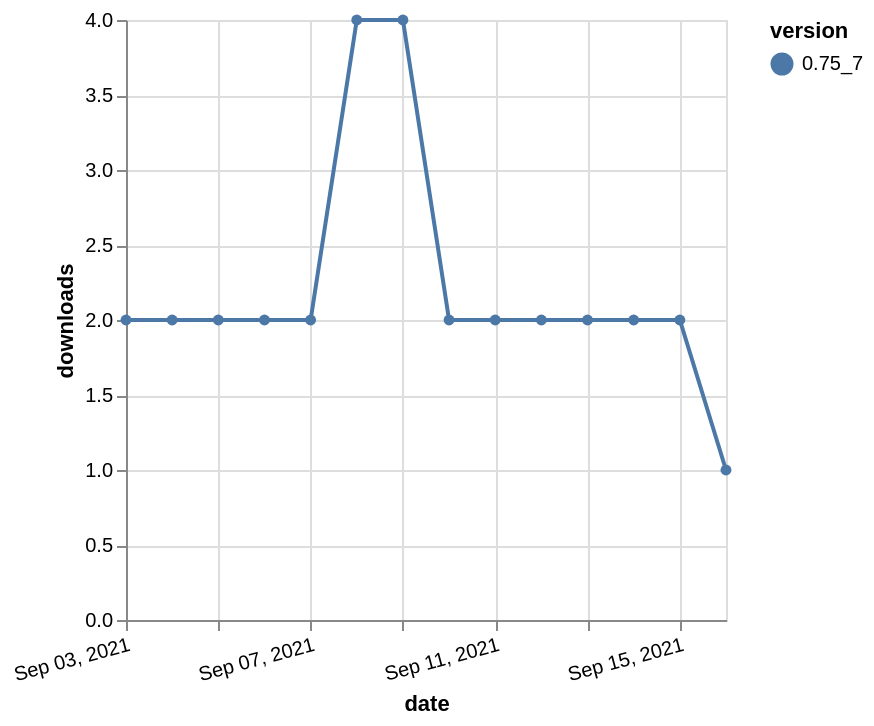

Vega-Lite specification for this chart:
### Vega-Lite specification from a JSON file in a GitHub repository (floating-point values rounded to 4 significant figures)
{"$schema": "https://vega.github.io/schema/vega-lite/v5.json", "description": "A simple bar chart with embedded data.", "data": {"values": [{"date": "2021-09-03", "total": 4496, "delta": 2, "version": "0.75_7"}, {"date": "2021-09-04", "total": 4498, "delta": 2, "version": "0.75_7"}, {"date": "2021-09-05", "total": 4500, "delta": 2, "version": "0.75_7"}, {"date": "2021-09-06", "total": 4502, "delta": 2, "version": "0.75_7"}, {"date": "2021-09-07", "total": 4504, "delta": 2, "version": "0.75_7"}, {"date": "2021-09-08", "total": 4508, "delta": 4, "version": "0.75_7"}, {"date": "2021-09-09", "total": 4512, "delta": 4, "version": "0.75_7"}, {"date": "2021-09-10", "total": 4514, "delta": 2, "version": "0.75_7"}, {"date": "2021-09-11", "total": 4516, "delta": 2, "version": "0.75_7"}, {"date": "2021-09-12", "total": 4518, "delta": 2, "version": "0.75_7"}, {"date": "2021-09-13", "total": 4520, "delta": 2, "version": "0.75_7"}, {"date": "2021-09-14", "total": 4522, "delta": 2, "version": "0.75_7"}, {"date": "2021-09-15", "total": 4524, "delta": 2, "version": "0.75_7"}, {"date": "2021-09-16", "total": 4525, "delta": 1, "version": "0.75_7"}]}, "width": "container", "mark": {"type": "line", "point": {"filled": true}}, "encoding": {"x": {"field": "date", "type": "temporal", "timeUnit": "yearmonthdate", "title": "date", "axis": {"labelAngle": -15}}, "y": {"field": "delta", "type": "quantitative", "title": "downloads"}, "color": {"field": "version", "type": "nominal"}, "tooltip": {"field": "delta"}}}
